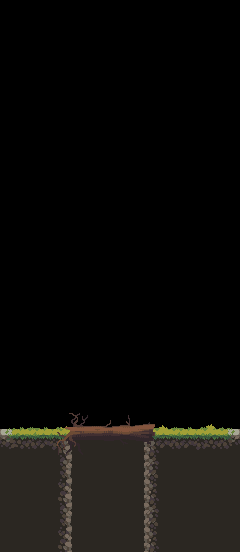

A 2D game scene composited from a Tiled map and its tileset images. What follows is a short description and the map's XML, with every tile layer's data as written:
An orthogonal 10x23 tile map with 24x24 px tiles, 3 tile layers (Background, Ground, Decoration) and 2 objects (2x PickUp).

<map version="1.9" tiledversion="1.9.0" orientation="orthogonal" renderorder="right-down" width="10" height="23" tilewidth="24" tileheight="24" infinite="0" nextlayerid="6" nextobjectid="15">
 <tileset firstgid="1" source="../../Tileset/TileSet.tsx" />
 <layer id="2" name="Background" width="10" height="23">
  <data encoding="csv">
0,0,0,0,0,0,0,0,0,0,
0,0,0,0,0,0,0,0,0,0,
0,0,0,0,0,0,0,0,0,0,
0,0,0,0,0,0,0,0,0,0,
0,0,0,0,0,0,0,0,0,0,
0,0,0,0,0,0,0,0,0,0,
0,0,0,0,0,0,0,0,0,0,
0,0,0,0,0,0,0,0,0,0,
0,0,0,0,0,0,0,0,0,0,
0,0,0,0,0,0,0,0,0,0,
0,0,0,0,0,0,0,0,0,0,
0,0,0,0,0,0,0,0,0,0,
0,0,0,0,0,0,0,0,0,0,
0,0,0,0,0,0,0,0,0,0,
0,0,0,0,0,0,0,0,0,0,
0,0,0,0,0,0,0,0,0,0,
0,0,0,0,0,0,0,0,0,0,
0,0,0,0,0,0,0,0,0,0,
44,44,44,44,44,44,44,44,44,44,
44,44,44,44,44,44,44,44,44,44,
44,44,44,44,44,44,44,44,44,44,
44,44,44,44,44,44,44,44,44,44,
44,44,44,44,44,44,44,44,44,44
</data>
 </layer>
 <layer id="1" name="Ground" width="10" height="23">
  <data encoding="csv">
0,0,0,0,0,0,0,0,0,0,
0,0,0,0,0,0,0,0,0,0,
0,0,0,0,0,0,0,0,0,0,
0,0,0,0,0,0,0,0,0,0,
0,0,0,0,0,0,0,0,0,0,
0,0,0,0,0,0,0,0,0,0,
0,0,0,0,0,0,0,0,0,0,
0,0,0,0,0,0,0,0,0,0,
0,0,0,0,0,0,0,0,0,0,
0,0,0,0,0,0,0,0,0,0,
0,0,0,0,0,0,0,0,0,0,
0,0,0,0,0,0,0,0,0,0,
0,0,0,0,0,0,0,0,0,0,
0,0,0,0,0,0,0,0,0,0,
0,0,0,0,0,0,0,0,0,0,
0,0,0,0,0,0,0,0,0,0,
0,0,0,0,0,0,0,0,0,0,
139,2,4,0,0,0,1,2,3,140,
160,23,25,0,0,0,22,23,24,161,
0,0,46,0,0,0,43,0,0,0,
0,0,67,0,0,0,64,0,0,0,
0,0,46,0,0,0,43,0,0,0,
0,0,67,0,0,0,64,0,0,0
</data>
 </layer>
 <layer id="5" name="Decoration" width="10" height="23">
  <data encoding="csv">
0,0,0,0,0,0,0,0,0,0,
0,0,0,0,0,0,0,0,0,0,
0,0,0,0,0,0,0,0,0,0,
0,0,0,0,0,0,0,0,0,0,
0,0,0,0,0,0,0,0,0,0,
0,0,0,0,0,0,0,0,0,0,
0,0,0,0,0,0,0,0,0,0,
0,0,0,0,0,0,0,0,0,0,
0,0,0,0,0,0,0,0,0,0,
0,0,0,0,0,0,0,0,0,0,
0,0,0,0,0,0,0,0,0,0,
0,0,0,0,0,0,0,0,0,0,
0,0,0,0,0,0,0,0,0,0,
0,0,0,0,0,0,0,0,0,0,
0,0,0,0,0,0,0,0,0,0,
0,0,0,0,0,0,0,0,0,0,
0,0,0,0,0,0,0,0,0,0,
0,0,366,367,368,369,370,0,0,0,
0,0,387,388,389,390,391,0,0,0,
0,0,0,0,0,0,0,0,0,0,
0,0,0,0,0,0,0,0,0,0,
0,0,0,0,0,0,0,0,0,0,
0,0,0,0,0,0,0,0,0,0
</data>
 </layer>
 <objectgroup color="#5500ff" id="3" name="Rock" />
 <objectgroup color="#ffaa00" id="4" name="PickUp">
  <object id="13" name="PickUp" x="168" y="396">
   <point />
  </object>
  <object id="14" name="PickUp" x="48" y="396">
   <point />
  </object>
 </objectgroup>
</map>
